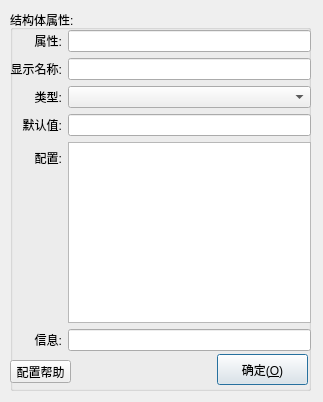
<?xml version="1.0" encoding="UTF-8"?>
<ui version="4.0">
 <class>frmStructConfig</class>
 <widget class="QDialog" name="frmStructConfig">
  <property name="geometry">
   <rect>
    <x>0</x>
    <y>0</y>
    <width>323</width>
    <height>402</height>
   </rect>
  </property>
  <property name="windowTitle">
   <string>Dialog</string>
  </property>
  <widget class="QGroupBox" name="groupBox">
   <property name="geometry">
    <rect>
     <x>10</x>
     <y>10</y>
     <width>301</width>
     <height>381</height>
    </rect>
   </property>
   <property name="title">
    <string>结构体属性:</string>
   </property>
   <widget class="QWidget" name="formLayoutWidget">
    <property name="geometry">
     <rect>
      <x>0</x>
      <y>20</y>
      <width>301</width>
      <height>321</height>
     </rect>
    </property>
    <layout class="QFormLayout" name="formLayout">
     <property name="labelAlignment">
      <set>Qt::AlignRight|Qt::AlignTrailing|Qt::AlignVCenter</set>
     </property>
     <item row="1" column="0">
      <widget class="QLabel" name="lblkey">
       <property name="text">
        <string>属性:</string>
       </property>
       <property name="alignment">
        <set>Qt::AlignRight|Qt::AlignTrailing|Qt::AlignVCenter</set>
       </property>
      </widget>
     </item>
     <item row="1" column="1">
      <widget class="QLineEdit" name="txtkey">
       <property name="maxLength">
        <number>64</number>
       </property>
      </widget>
     </item>
     <item row="2" column="0">
      <widget class="QLabel" name="lbluiname">
       <property name="text">
        <string>显示名称:</string>
       </property>
       <property name="alignment">
        <set>Qt::AlignRight|Qt::AlignTrailing|Qt::AlignVCenter</set>
       </property>
      </widget>
     </item>
     <item row="2" column="1">
      <widget class="QLineEdit" name="txtuiname">
       <property name="maxLength">
        <number>64</number>
       </property>
      </widget>
     </item>
     <item row="3" column="0">
      <widget class="QLabel" name="lbltype">
       <property name="text">
        <string>类型:</string>
       </property>
       <property name="alignment">
        <set>Qt::AlignRight|Qt::AlignTrailing|Qt::AlignVCenter</set>
       </property>
      </widget>
     </item>
     <item row="3" column="1">
      <widget class="QComboBox" name="cbbtype"/>
     </item>
     <item row="4" column="0">
      <widget class="QLabel" name="lbldefault">
       <property name="text">
        <string>默认值:</string>
       </property>
       <property name="alignment">
        <set>Qt::AlignRight|Qt::AlignTrailing|Qt::AlignVCenter</set>
       </property>
      </widget>
     </item>
     <item row="4" column="1">
      <widget class="QLineEdit" name="txtdefault">
       <property name="maxLength">
        <number>64</number>
       </property>
      </widget>
     </item>
     <item row="5" column="0">
      <widget class="QLabel" name="lblconfig">
       <property name="text">
        <string>配置:</string>
       </property>
       <property name="alignment">
        <set>Qt::AlignRight|Qt::AlignTrailing|Qt::AlignVCenter</set>
       </property>
      </widget>
     </item>
     <item row="5" column="1">
      <widget class="QTextEdit" name="txtconfig">
       <property name="tabChangesFocus">
        <bool>true</bool>
       </property>
       <property name="acceptRichText">
        <bool>true</bool>
       </property>
       <property name="placeholderText">
        <string/>
       </property>
      </widget>
     </item>
     <item row="6" column="0">
      <widget class="QLabel" name="lblinfo">
       <property name="text">
        <string>信息:</string>
       </property>
       <property name="alignment">
        <set>Qt::AlignRight|Qt::AlignTrailing|Qt::AlignVCenter</set>
       </property>
      </widget>
     </item>
     <item row="6" column="1">
      <widget class="QLineEdit" name="txtinfo">
       <property name="maxLength">
        <number>64</number>
       </property>
      </widget>
     </item>
    </layout>
   </widget>
   <widget class="QPushButton" name="pushButton">
    <property name="geometry">
     <rect>
      <x>207</x>
      <y>344</y>
      <width>91</width>
      <height>31</height>
     </rect>
    </property>
    <property name="text">
     <string>确定(&amp;O)</string>
    </property>
    <property name="default">
     <bool>true</bool>
    </property>
   </widget>
   <widget class="QPushButton" name="btnhelp">
    <property name="geometry">
     <rect>
      <x>0</x>
      <y>350</y>
      <width>61</width>
      <height>23</height>
     </rect>
    </property>
    <property name="text">
     <string>配置帮助</string>
    </property>
   </widget>
  </widget>
 </widget>
 <resources/>
 <connections/>
</ui>
